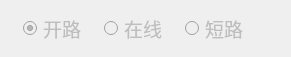
   <widget class="QWidget" name="horizontalLayoutWidget_2">
    <property name="geometry">
     <rect>
      <x>100</x>
      <y>180</y>
      <width>291</width>
      <height>41</height>
     </rect>
    </property>
    <layout class="QHBoxLayout" name="horizontalLayout_2">
     <item>
      <widget class="QRadioButton" name="modeOpen_radioButton">
       <property name="enabled">
        <bool>false</bool>
       </property>
       <property name="sizePolicy">
        <sizepolicy hsizetype="Fixed" vsizetype="Fixed">
         <horstretch>0</horstretch>
         <verstretch>0</verstretch>
        </sizepolicy>
       </property>
       <property name="font">
        <font>
         <family>微软雅黑</family>
         <pointsize>14</pointsize>
        </font>
       </property>
       <property name="text">
        <string>开路</string>
       </property>
       <property name="checked">
        <bool>true</bool>
       </property>
      </widget>
     </item>
     <item>
      <widget class="QRadioButton" name="modeOnl_radioButton">
       <property name="enabled">
        <bool>false</bool>
       </property>
       <property name="sizePolicy">
        <sizepolicy hsizetype="Fixed" vsizetype="Fixed">
         <horstretch>0</horstretch>
         <verstretch>0</verstretch>
        </sizepolicy>
       </property>
       <property name="font">
        <font>
         <family>微软雅黑</family>
         <pointsize>14</pointsize>
        </font>
       </property>
       <property name="text">
        <string>在线</string>
       </property>
      </widget>
     </item>
     <item>
      <widget class="QRadioButton" name="modeShor_radioButton">
       <property name="enabled">
        <bool>false</bool>
       </property>
       <property name="sizePolicy">
        <sizepolicy hsizetype="Fixed" vsizetype="Fixed">
         <horstretch>0</horstretch>
         <verstretch>0</verstretch>
        </sizepolicy>
       </property>
       <property name="font">
        <font>
         <family>微软雅黑</family>
         <pointsize>14</pointsize>
        </font>
       </property>
       <property name="text">
        <string>短路    </string>
       </property>
      </widget>
     </item>
    </layout>
   </widget>
